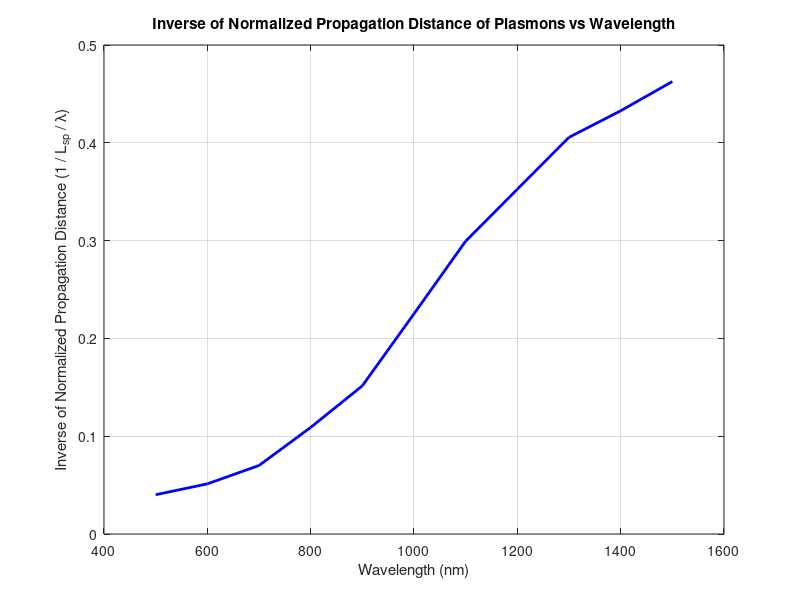

The MATLAB script that drew this image:
%Q2 פלזמטוני

clc, clearvars
%{
% Parameters
lambda_min = 500e-9;  % Minimum wavelength in meters (500 nm)
lambda_max = 1500e-9; % Maximum wavelength in meters (1500 nm)
lambda = linspace(lambda_min, lambda_max, 100); % Create a range of wavelengths
% 11 valuse between 500 nm and 1500 nm with steps of 50 nm are :([ 500.,  600.,  700.,  800.,  900., 1000., 1100., 1200., 1300.,
      % 1400., 1500.]) 

      % Define wavelength values in nanometers
wavelengths_nm = [500, 600, 700, 800, 900, 1000, 1100, 1200, 1300, 1400, 1500];

% Real part of the dielectric constant (epsilon1) for silver
epsilon_real = [-16.0, -15.5, -14.0, -12.5, -11.5, -10.0, -9.0, -8.5, -8.0, -7.8, -7.5];

% Imaginary part of the dielectric constant (epsilon2) for silver
epsilon_imag = [1.5, 1.8, 2.0, 2.5, 3.0, 3.5, 4.0, 4.5, 5.0, 5.5, 6.0];

% Combine real and imaginary parts into complex dielectric constant
epsilon_complex = epsilon_real + 1i * epsilon_imag;

% Display the results
disp('Wavelength (nm)    Dielectric Constant (Complex)');
for i = 1:length(wavelengths_nm)
    fprintf('%5.0f              %7.2f + %.2fj\n', wavelengths_nm(i), real(epsilon_complex(i)), imag(epsilon_complex(i)));
end

% Plot the real and imaginary parts of the dielectric constant as a function of wavelength
figure;
subplot(2, 1, 1);
plot(wavelengths_nm, epsilon_real, 'b', 'LineWidth', 2);
xlabel('Wavelength (nm)');
ylabel('Real Part (\epsilon_1)');
title('Real Part of Dielectric Constant for Silver');
grid on;

subplot(2, 1, 2);
plot(wavelengths_nm, epsilon_imag, 'r', 'LineWidth', 2);
xlabel('Wavelength (nm)');
ylabel('Imaginary Part (\epsilon_2)');
title('Imaginary Part of Dielectric Constant for Silver');
grid on;

% Constants
c = 3e8;  % Speed of light in vacuum (m/s)
e0 = 8.854e-12; % Permittivity of free space
k_air = 1; % Relative permittivity of air
k_metal = -10 + 1i*0.1; % Relative permittivity of metal (example)

% Calculate the plasmon wavelength
k_plasmon = sqrt((k_air * k_metal) / (k_air + k_metal));  % Dispersion relation

% Propagation distance
propagation_distance = (lambda ./ real(k_plasmon));

% Normalized propagation distance
normalized_distance = propagation_distance ./ lambda;

% Plot results
figure;
plot(lambda*1e9, normalized_distance, 'b', 'LineWidth', 2);
xlabel('Wavelength (nm)');
ylabel('Normalized Propagation Distance');
title('Normalized Propagation of Surface Plasmons at Metal-Air Interface');
grid on;
hold on;

% Highlight the specific points for lambda = 500 nm and 1500 nm
scatter([500, 1500], [normalized_distance(1), normalized_distance(end)], 'r', 'filled');

% Correct the legend
legend('Normalized Propagation Distance', 'Selected Points: \lambda = 500 nm and 1500 nm');
hold off;

%%ניסיון 2

% Define wavelength values in nanometers (exactly 11 values)
wavelengths_nm = linspace(500, 1500, 11) * 1e-9; % Convert to meters

% Real and Imaginary parts of the dielectric constant for silver (ε1 and ε2)
epsilon_real = [-16.0, -15.5, -14.0, -12.5, -11.5, -10.0, -9.0, -8.5, -8.0, -7.8, -7.5];
epsilon_imag = [1.5, 1.8, 2.0, 2.5, 3.0, 3.5, 4.0, 4.5, 5.0, 5.5, 6.0];
epsilon_complex = epsilon_real + 1i * epsilon_imag; % Combine into complex dielectric constant

% Constants
c = 3e8;  % Speed of light in vacuum (m/s)
epsilon_air = 1; % Dielectric constant of air

% Preallocate arrays for results
k_sp = zeros(1, length(wavelengths_nm));
L_sp = zeros(1, length(wavelengths_nm));
kappa_m = zeros(1, length(wavelengths_nm));
kappa_d = zeros(1, length(wavelengths_nm));

% Perform calculations for each wavelength
for i = 1:length(wavelengths_nm)
    lambda = wavelengths_nm(i); % Current wavelength in meters
    omega = 2 * pi * c / lambda; % Angular frequency
    
    % Calculate plasmon wavevector
    k_sp(i) = omega / c * sqrt((epsilon_complex(i) * epsilon_air) / (epsilon_complex(i) + epsilon_air));
    
    % Calculate propagation distance L_sp
    L_sp(i) = 1 / (2 * imag(k_sp(i)));
    
    % Calculate decay constants in metal and air
    k0 = 2 * pi / lambda;
    kappa_m(i) = k0 * sqrt(abs(epsilon_complex(i))^2 - (epsilon_complex(i) / (epsilon_complex(i) + epsilon_air)));
    kappa_d(i) = k0 * sqrt(abs(epsilon_air)^2 - (epsilon_air / (epsilon_complex(i) + epsilon_air)));
end

% Display the results
disp('Wavelength (nm)    k_sp (1/m)    L_sp (m)    kappa_m (1/m)    kappa_d (1/m)');
for i = 1:length(wavelengths_nm)
    fprintf('%9.1f        %e     %e     %e     %e\n', wavelengths_nm(i)*1e9, k_sp(i), L_sp(i), kappa_m(i), kappa_d(i));
end

% Plot results
figure;
subplot(3,1,1);
plot(wavelengths_nm*1e9, real(k_sp), 'b', 'LineWidth', 2);
xlabel('Wavelength (nm)');
ylabel('Re(k_{sp})');
title('Real Part of Plasmon Wavevector (k_{sp})');
grid on;

subplot(3,1,2);
plot(wavelengths_nm*1e9, L_sp, 'r', 'LineWidth', 2);
xlabel('Wavelength (nm)');
ylabel('L_{sp} (m)');
title('Propagation Distance of Plasmons (L_{sp})');
grid on;

subplot(3,1,3);
plot(wavelengths_nm*1e9, [kappa_m; kappa_d], 'LineWidth', 2);
xlabel('Wavelength (nm)');
ylabel('\kappa (1/m)');
title('Decay Constants (\kappa_m and \kappa_d)');
legend('\kappa_m (Metal)', '\kappa_d (Air)');
grid on;

%}

% Define wavelength values in nanometers (exactly 11 values)
wavelengths_nm = linspace(500, 1500, 11) * 1e-9; % Convert to meters

% Real and Imaginary parts of the dielectric constant for silver (ε1 and ε2)
epsilon_real = [-16.0, -15.5, -14.0, -12.5, -11.5, -10.0, -9.0, -8.5, -8.0, -7.8, -7.5];
epsilon_imag = [1.5, 1.8, 2.0, 2.5, 3.0, 3.5, 4.0, 4.5, 5.0, 5.5, 6.0];
epsilon_complex = epsilon_real + 1i * epsilon_imag; % Combine into complex dielectric constant

% Constants
c = 3e8;  % Speed of light in vacuum (m/s)
epsilon_air = 1; % Dielectric constant of air

% Preallocate arrays for results
k_sp = zeros(1, length(wavelengths_nm));
L_sp = zeros(1, length(wavelengths_nm));
normalized_L_sp = zeros(1, length(wavelengths_nm)); % Normalized propagation distance

% Perform calculations for each wavelength
for i = 1:length(wavelengths_nm)
    lambda = wavelengths_nm(i); % Current wavelength in meters
    omega = 2 * pi * c / lambda; % Angular frequency
    
    % Calculate plasmon wavevector
    k_sp(i) = omega / c * sqrt((epsilon_complex(i) * epsilon_air) / (epsilon_complex(i) + epsilon_air));
    
    % Calculate propagation distance L_sp
    L_sp(i) = 1 / (2 * imag(k_sp(i)));
    
    % Calculate normalized propagation distance (L_sp / lambda)
    normalized_L_sp(i) = L_sp(i) / lambda;
end

% Plot Normalized Propagation Distance vs Wavelength (Reversed)
figure;
plot(wavelengths_nm * 1e9, 1./normalized_L_sp, 'b', 'LineWidth', 2); % Invert normalized propagation distance
xlabel('Wavelength (nm)');
ylabel('Inverse of Normalized Propagation Distance (1 / L_{sp} / \lambda)');
title('Inverse of Normalized Propagation Distance of Plasmons vs Wavelength');
grid on;


